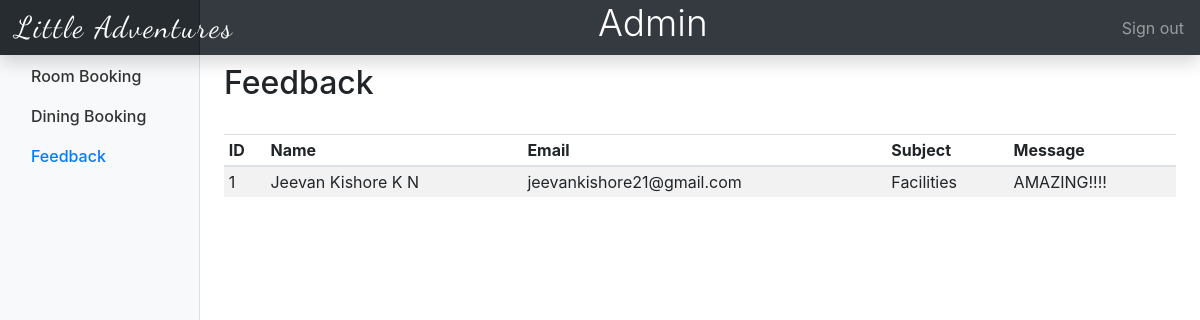
/adminfeedback.php, run on the app's committed database.
### tables this page shows
CREATE TABLE `feedback` (
  `ID` int(255) NOT NULL,
  `name` varchar(255) NOT NULL,
  `email` varchar(255) NOT NULL,
  `subject` varchar(255) NOT NULL,
  `message` varchar(255) NOT NULL
);

### adminfeedback.php (the view, shortened to what this page needs)
<?php session_start();
$db=mysqli_connect('localhost','root','','trip') or die('could not connect');
      $query="SELECT * from feedback;";
      $res=mysqli_query($db,$query);
      ?>
<html>
<head>
  <link rel="stylesheet" type="text/css" href="dashboard/dashboard.css">
  <link rel="stylesheet" href="https://stackpath.bootstrapcdn.com/bootstrap/4.3.1/css/bootstrap.min.css">
  <link rel="stylesheet" type="text/css" href="lightbox2-2.11.1/dist/css/lightbox.min.css">
       <link href="assets/css/font-awesome.css" rel="stylesheet">
</head>
<body>
<nav class="navbar navbar-dark fixed-top bg-dark flex-md-nowrap p-0 shadow">
<a class="navbar-brand col-sm-3 col-md-2 mr-0" href="admin.php" style="font-family: 'Dancing Script', cursive; font-size: 30px; letter-spacing: 2px;">Little Adventures</a>
<h1 class="text-white display-4" style="font-size: 37px;">Admin</h1>
  <ul class="navbar-nav px-3">
    <li class="nav-item text-nowrap">
      <a class="nav-link" href="logout1.php">Sign out</a>
    </li>
  </ul>
</nav>
<div class="container-fluid">
  <div class="row">
    <nav class="col-md-2 d-none d-md-block bg-light sidebar">
      <div class="sidebar-sticky">
        <ul class="nav flex-column">
          <li class="nav-item">
            <a class="nav-link" href="admin.php">
              Room Booking
            </a>
          </li>
          <li class="nav-item">
            <a class="nav-link" href="admindining.php">
              Dining Booking
            </a>
          </li>
           <li class="nav-item">
            <a class="nav-link active" href="adminfeedback.php">
              Feedback<span class="sr-only">(current)</span>
            </a>
          </li>
         </ul>
      </div>
    </nav>
    <main role="main" class="col-md-9 ml-sm-auto col-lg-10 px-4">
      <div class="d-flex justify-content-between flex-wrap flex-md-nowrap align-items-center pt-3 pb-2 mb-3 ">
        <h1 class="h2">Feedback</h1>
      </div>
      <div class="table-responsive">
        <table class="table table-striped table-sm">
          <thead>
            <tr>
              <th>ID</th>
              <th>Name</th>
              <th>Email</th>
              <th>Subject</th>
              <th>Message</th>
            </tr>
          </thead>
          <tbody>
            <?php while($row=mysqli_fetch_assoc($res)){ ?>
            <tr>
              <td><?php echo $row['ID']; ?></td>
              <td><?php echo $row['name']; ?></td>
              <td><?php echo $row['email']; ?></td>
              <td><?php echo $row['subject']; ?></td>
              <td><?php echo $row['message']; ?></td>
            </tr>
          <?php } ?>
          </tbody>
        </table>
      </div>
    </main>
  </div>
</div>
</body>
</html>

### dashboard/dashboard.css (style rules this page uses)
body { font-size: .875rem; }
.sidebar { position: fixed; top: 0; bottom: 0; left: 0; z-index: 100; padding: 48px 0 0; box-shadow: inset -1px 0 0 rgba(0, 0, 0, .1); }
.sidebar-sticky { position: relative; top: 0; height: calc(100vh - 48px); padding-top: .5rem; overflow-x: hidden; overflow-y: auto; }
.sidebar .nav-link { font-weight: 500; color: #333; }
.sidebar .nav-link.active { color: #007bff; }
[role="main"] { padding-top: 133px; }
@media (min-width: 768px) { [role="main"] { padding-top: 48px; } }
.navbar-brand { padding-top: .75rem; padding-bottom: .75rem; font-size: 1rem; background-color: rgba(0, 0, 0, .25); box-shadow: inset -1px 0 0 rgba(0, 0, 0, .25); }

### data on the page
feedback: ID "1", name "Jeevan Kishore K N", email "jeevankishore21@gmail.com", subject "Facilities", message "AMAZING!!!!"
